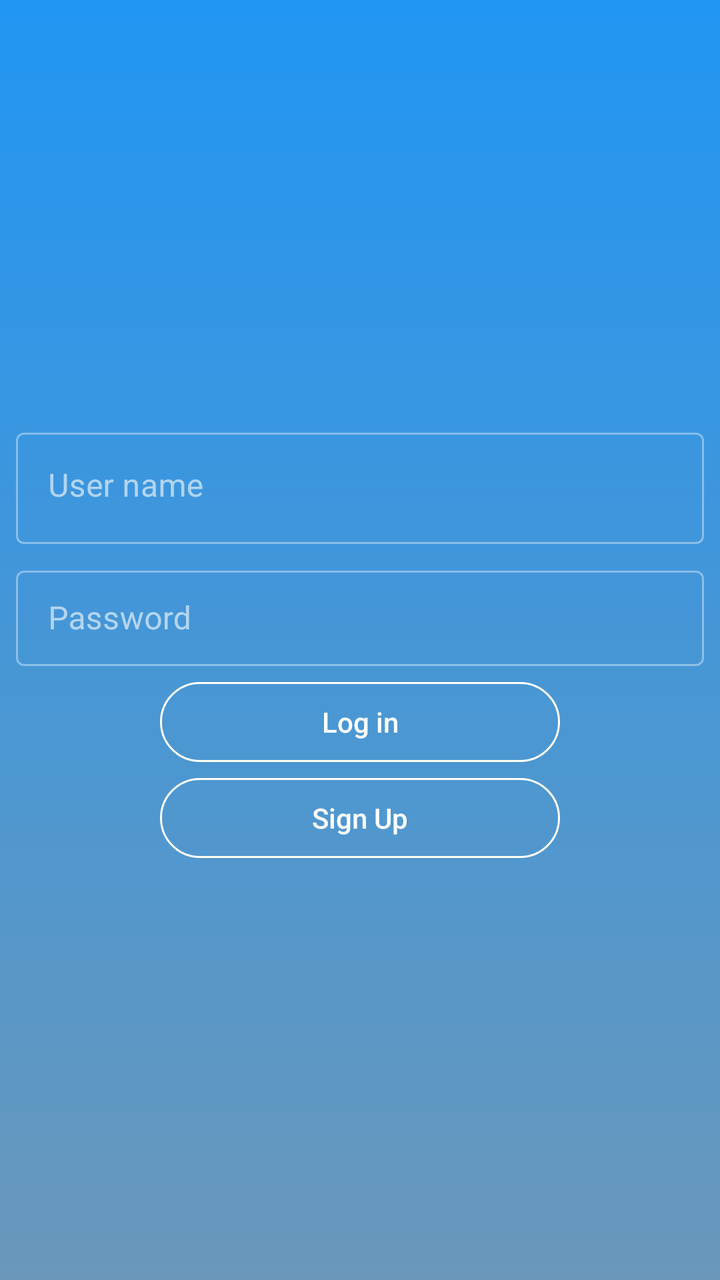
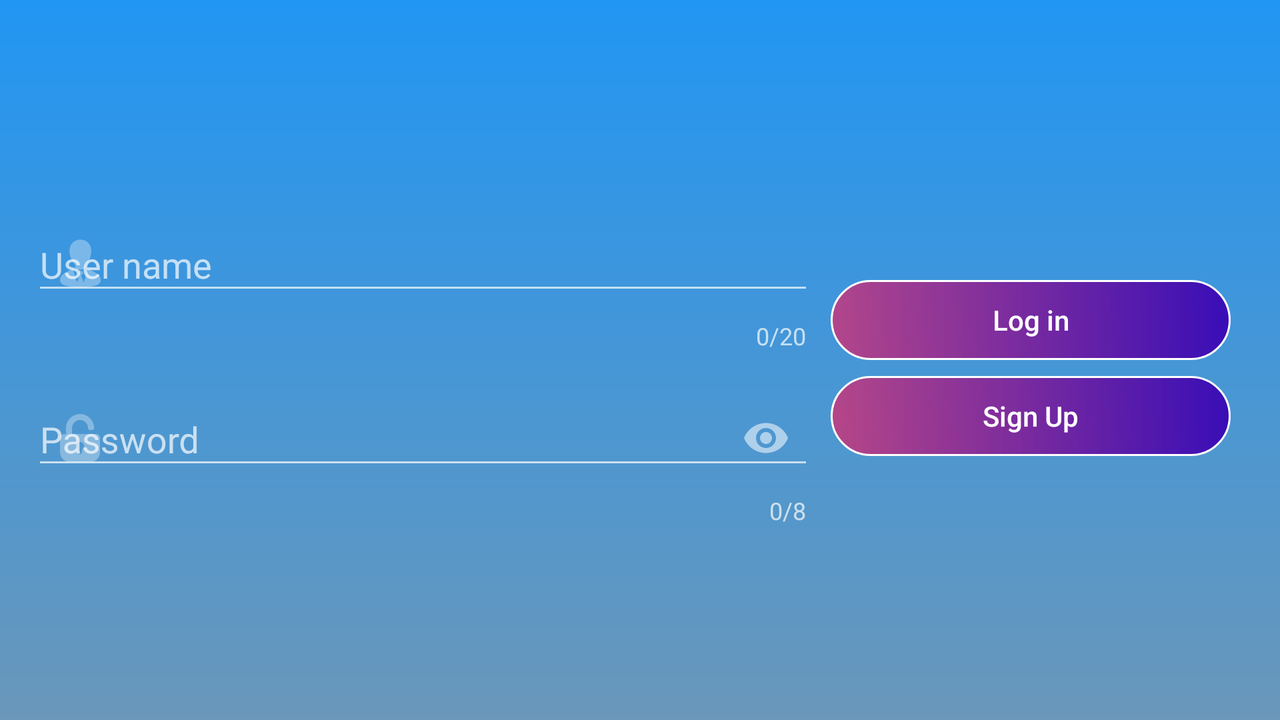

Two renders of one Android screen. The first uses the default layout on a phone; the second uses the alternative layout the repository ships for a different screen configuration, on a matching device. The two XML files are below.
<!-- AndroidManifest.xml: application theme AppTheme -->
<!-- res/layout/fragment_login_page.xml -->
<?xml version="1.0" encoding="utf-8"?>
<LinearLayout xmlns:android="http://schemas.android.com/apk/res/android"
    xmlns:app="http://schemas.android.com/apk/res-auto"
    xmlns:tools="http://schemas.android.com/tools"
    android:layout_width="match_parent"
    android:layout_height="match_parent"
    android:background="@drawable/gradient"
    android:gravity="center"
    android:orientation="vertical"
    android:padding="8dp"
    tools:context=".controller.fragment.StarterFragment">

    <com.google.android.material.textfield.TextInputLayout
        android:id="@+id/input"
        style="@style/Widget.MaterialComponents.TextInputLayout.OutlinedBox"
        android:layout_width="match_parent"
        android:layout_height="wrap_content">

        <EditText
            android:id="@+id/edit_text_user_name"
            style="@null"
            android:layout_width="match_parent"
            android:layout_height="wrap_content"
            android:background="@null"
            android:gravity="start|top"
            android:hint="@string/user_name"
            android:inputType="textMultiLine" />
    </com.google.android.material.textfield.TextInputLayout>

    <com.google.android.material.textfield.TextInputLayout
        style="@style/Widget.MaterialComponents.TextInputLayout.OutlinedBox.Dense"
        android:layout_width="match_parent"
        android:layout_height="wrap_content"
        android:layout_marginTop="8dp">

        <EditText
            android:id="@+id/edit_text_number_of_tasks"
            style="@null"
            android:layout_width="match_parent"
            android:layout_height="wrap_content"
            android:ems="10"
            android:hint="@string/password"
            android:inputType="number" />
    </com.google.android.material.textfield.TextInputLayout>

    <Button
        android:id="@+id/button_build"
        android:layout_width="200dp"
        android:layout_height="40dp"
        android:layout_marginTop="8dp"
        android:background="@drawable/gradient_button"
        android:hapticFeedbackEnabled="true"
        android:text="@string/log_in"
        android:textAllCaps="false"/>
    <Button
        android:id="@+id/button_signup"
        android:layout_width="200dp"
        android:layout_height="40dp"
        android:layout_marginTop="8dp"
        android:background="@drawable/gradient_button"
        android:hapticFeedbackEnabled="true"
        android:text="@string/sign_up"
        android:textAllCaps="false"/>
</LinearLayout>
<!-- resources referenced by this layout -->
<resources>
  <!-- drawable gradient (drawable) -->
  <?xml version="1.0" encoding="utf-8"?>
  <shape xmlns:android="http://schemas.android.com/apk/res/android">
      <gradient
          android:startColor="#2196F3"
          android:endColor="#6A97BA"
          android:angle="270"
          />
  </shape>
  <!-- drawable gradient_button (drawable) -->
  <?xml version="1.0" encoding="utf-8"?>
  <shape xmlns:android="http://schemas.android.com/apk/res/android">
  
  
  
  
  
  
  
      <corners
          android:radius="30dp"
          />
      <stroke
          android:width="1dp"
          android:color="#FFFFFF"
          />
  
  </shape>
  <string name="log_in">Log in</string>
  <string name="password">Password</string>
  <string name="sign_up">Sign Up</string>
  <string name="user_name">User name</string>
  <style name="AppTheme" parent="Theme.MaterialComponents.Bridge">
          
          <item name="colorPrimary">@color/colorPrimary</item>
          <item name="colorPrimaryDark">@color/colorPrimaryDark</item>
          <item name="colorAccent">@color/colorAccent</item>
      </style>
</resources>
<!-- res/layout-land/fragment_login_page.xml (the repository's variant of the layout above) -->
<!-- drawn on the phone turned sideways -->
<?xml version="1.0" encoding="utf-8"?>
<LinearLayout xmlns:android="http://schemas.android.com/apk/res/android"
    xmlns:app="http://schemas.android.com/apk/res-auto"
    xmlns:tools="http://schemas.android.com/tools"
    android:layout_width="match_parent"
    android:layout_height="match_parent"
    android:background="@drawable/gradient"
    android:gravity="center"
    android:padding="16dp"
    tools:context=".controller.fragment.LoginFragment">

    <LinearLayout
        android:layout_width="wrap_content"
        android:layout_height="wrap_content"
        android:layout_weight="20"
        android:orientation="vertical">

        <com.google.android.material.textfield.TextInputLayout
            android:id="@+id/input"
            android:layout_width="match_parent"
            android:layout_height="wrap_content"
            app:boxCornerRadiusTopEnd="30dp"
            app:boxCornerRadiusTopStart="30dp"
            app:counterEnabled="true"
            app:counterMaxLength="20"
            app:startIconDrawable="@drawable/ic_user">

            <com.google.android.material.textfield.TextInputEditText
                android:id="@+id/edit_text_user_name"
                android:layout_width="match_parent"
                android:layout_height="wrap_content"
                android:hint="@string/user_name"
                android:inputType="textMultiLine" />
        </com.google.android.material.textfield.TextInputLayout>

        <com.google.android.material.textfield.TextInputLayout
            android:layout_width="match_parent"
            android:layout_height="wrap_content"
            android:layout_marginTop="8dp"
            app:boxCornerRadiusTopEnd="30dp"
            app:boxCornerRadiusTopStart="30dp"
            app:counterEnabled="true"
            app:counterMaxLength="8"
            app:endIconMode="password_toggle"
            app:startIconDrawable="@drawable/ic_password">

            <com.google.android.material.textfield.TextInputEditText
                android:id="@+id/edit_text_password"
                android:layout_width="match_parent"
                android:layout_height="wrap_content"
                android:hint="@string/password"
                android:inputType="numberPassword" />
        </com.google.android.material.textfield.TextInputLayout>

    </LinearLayout>

    <LinearLayout
        android:layout_width="wrap_content"
        android:layout_height="wrap_content"
        android:layout_weight="1"
        android:gravity="center"
        android:orientation="vertical">

        <Button
            android:id="@+id/button_login"
            android:layout_width="200dp"
            android:layout_height="40dp"
            android:layout_marginTop="8dp"
            android:background="@drawable/background_row_icon"
            android:text="@string/log_in"
            android:textAllCaps="false" />

        <Button
            android:id="@+id/button_signup"
            android:layout_width="200dp"
            android:layout_height="40dp"
            android:layout_marginTop="8dp"
            android:background="@drawable/background_row_icon"
            android:text="@string/sign_up"
            android:textAllCaps="false" />
    </LinearLayout>

</LinearLayout>
<!-- resources referenced by the variant -->
<!-- as the phone turned sideways resolves them -->
<resources>
  <!-- drawable background_row_icon (drawable) -->
  <?xml version="1.0" encoding="utf-8"?>
  <shape xmlns:android="http://schemas.android.com/apk/res/android">
  
      <corners
          android:radius="30dp" />
      <stroke
          android:width="1dp"
          android:color="#FFFFFF" />
      
      <gradient
          android:startColor="#ABE91E63"
          android:endColor="#E93700B3"
          android:angle="0"/>
  
  
  </shape>
  <!-- drawable gradient (drawable) -->
  <?xml version="1.0" encoding="utf-8"?>
  <shape xmlns:android="http://schemas.android.com/apk/res/android">
      <gradient
          android:startColor="#2196F3"
          android:endColor="#6A97BA"
          android:angle="270"
          />
  </shape>
  <!-- drawable ic_password: png bitmap (drawable-hdpi, 603 bytes) -->
  <!-- drawable ic_user: png bitmap (drawable-hdpi, 745 bytes) -->
  <string name="log_in">Log in</string>
  <string name="password">Password</string>
  <string name="sign_up">Sign Up</string>
  <string name="user_name">User name</string>
  <style name="AppTheme" parent="Theme.MaterialComponents.Bridge">
          
          <item name="colorPrimary">@color/colorPrimary</item>
          <item name="colorPrimaryDark">@color/colorPrimaryDark</item>
          <item name="colorAccent">@color/colorAccent</item>
      </style>
</resources>
